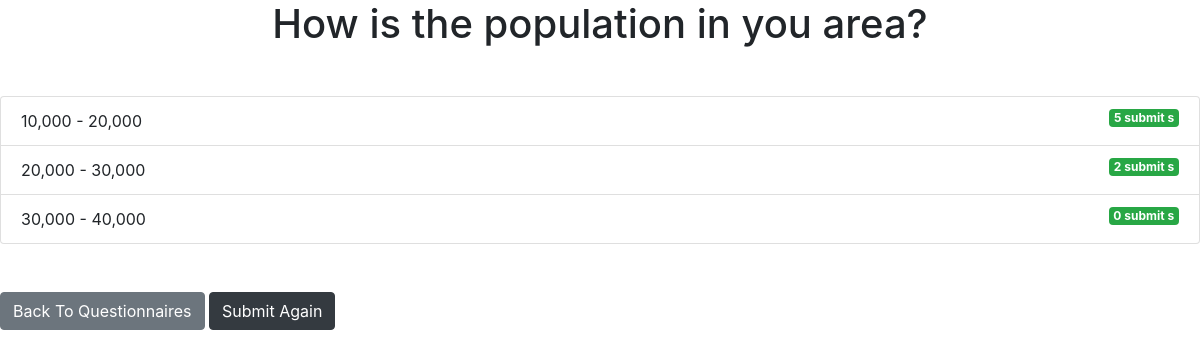
The app's page /3/results/ with its own data.
### home/models.py (models this page shows, shortened)
class Question(models.Model):
    question_text = models.CharField(max_length=200)
    pub_date = models.DateTimeField('date published')

class Choice(models.Model):
    question = models.ForeignKey(Question, on_delete=models.CASCADE)
    choice_text = models.CharField(max_length=200)
    votes = models.IntegerField(default=0)

### home/views.py (the view)
# urls.py: path('<int:question_id>/results/', views.results, name='results'),
def results(request, question_id):
    question = get_object_or_404(Question, pk=question_id)
    return render(request, 'home/results.html', {'question': question})

### home/templates/home/results.html
{% extends 'base.html' %}
{% block content %}
<h1 class="mb-5 text-center">{{ question.question_text }}</h1>
<ul class="list-group mb-5">
    {% for choice in question.choice_set.all %}
    <li class="list-group-item">
        {{ choice.choice_text }} <span class="badge badge-success float-right">{{ choice.votes }} submit
            {{ choice.votes | pluralize }}</span>
    </li>
    {% endfor %}
</ul>
<a class="btn btn-secondary" href="{% url 'home:index' %}"> Back To Questionnaires</a>
<a class="btn btn-dark" href="{% url 'home:detail' question.id %}"> Submit Again</a>
{% endblock %}

### records on screen
Question: question_text "How is the population in you area?"
Choice: choice_text "10,000 - 20,000", votes "5", votes|pluralize "s"
Choice: choice_text "20,000 - 30,000", votes "2", votes|pluralize "s"
Choice: choice_text "30,000 - 40,000", votes "0", votes|pluralize "s"
